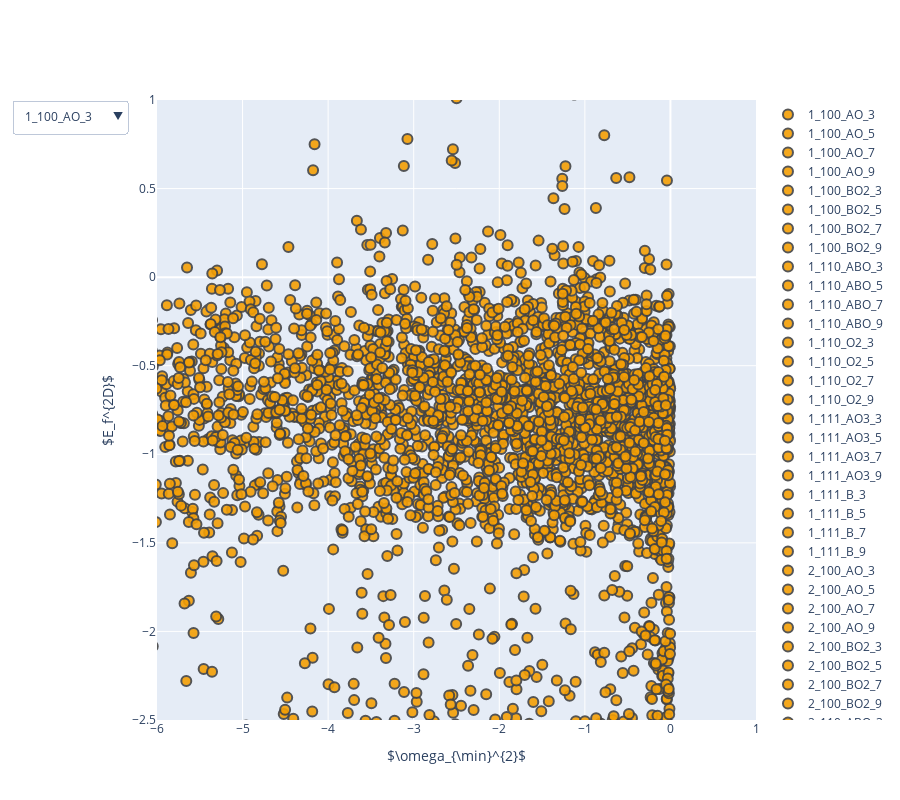

The notebook cell saved with this chart:
### Code cell
import copy

#Step III Start the plotting routine, where we want 
sorted_keys = list(sorted(df_categorized.keys()))
fig = go.Figure()

button_list=[]
display_this=[False for _ in sorted_keys]

for i,key in enumerate(sorted_keys):
    fig.add_trace(go.Scatter(x=df_categorized[key]['gamma_point_freq'],
                             y=df_categorized[key]['energy'],
                             #visible=True,
                             opacity=0.9,
                             marker=dict(size=12,color='#F49F05'),
                             marker_symbol='circle',#name=col,
                             text=df_categorized[key]['system'],
                             name=key
                            )
                 )
    _display_this = copy.deepcopy(display_this)
    _display_this[i] = True
    button_list.append(dict(label = key,
                            method = 'update',
                              args = [{'visible': _display_this},
                                      {'showlegend':False}]))



fig.update_layout(width=900, height=800,
    updatemenus=[go.layout.Updatemenu(
        active=0,
        buttons=button_list)])
    
fig.update_xaxes(title_text='$\\omega_{\\min}^{2}$')
fig.update_yaxes(title_text='$E_f^{2D}$')
fig.update_layout(yaxis_range=[-2.5,1.0],xaxis_range=[-6,1])
fig.update_traces(mode='markers', marker_line_width=2, marker_size=10)

fig.show()
